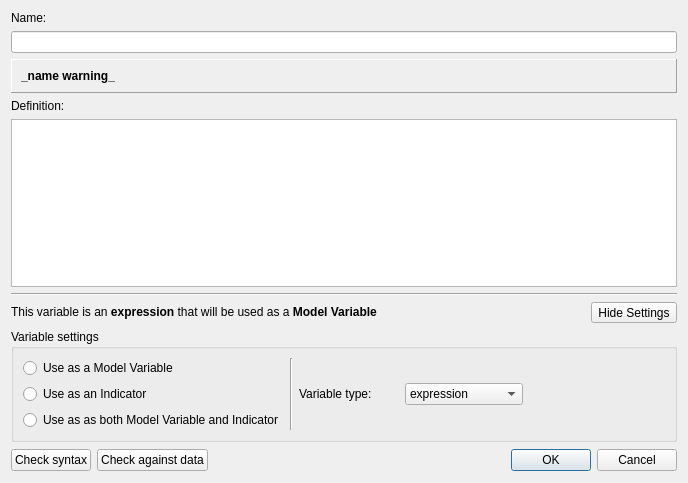
<ui version="4.0" >
 <class>VariableEditor</class>
 <widget class="QDialog" name="VariableEditor" >
  <property name="geometry" >
   <rect>
    <x>0</x>
    <y>0</y>
    <width>688</width>
    <height>483</height>
   </rect>
  </property>
  <property name="windowTitle" >
   <string>Dialog</string>
  </property>
  <layout class="QVBoxLayout" name="verticalLayout" >
   <item>
    <widget class="QLabel" name="label" >
     <property name="minimumSize" >
      <size>
       <width>100</width>
       <height>0</height>
      </size>
     </property>
     <property name="maximumSize" >
      <size>
       <width>100</width>
       <height>16777215</height>
      </size>
     </property>
     <property name="toolTip" >
      <string>A name for this variable. Use only alphanumeric characters</string>
     </property>
     <property name="text" >
      <string>Name:</string>
     </property>
    </widget>
   </item>
   <item>
    <widget class="QLineEdit" name="leVarName" >
     <property name="text" >
      <string/>
     </property>
    </widget>
   </item>
   <item>
    <widget class="QFrame" name="frame_name_warning" >
     <property name="frameShape" >
      <enum>QFrame::Panel</enum>
     </property>
     <property name="frameShadow" >
      <enum>QFrame::Raised</enum>
     </property>
     <layout class="QHBoxLayout" name="horizontalLayout_5" >
      <item>
       <widget class="QLabel" name="lbl_name_warning" >
        <property name="font" >
         <font>
          <weight>75</weight>
          <bold>true</bold>
         </font>
        </property>
        <property name="text" >
         <string>_name warning_</string>
        </property>
       </widget>
      </item>
     </layout>
    </widget>
   </item>
   <item>
    <widget class="QLabel" name="label_3" >
     <property name="text" >
      <string>Definition:</string>
     </property>
    </widget>
   </item>
   <item>
    <widget class="QPlainTextEdit" name="le_var_def" >
     <property name="font" >
      <font>
       <family>Courier New</family>
      </font>
     </property>
     <property name="tabChangesFocus" >
      <bool>true</bool>
     </property>
     <property name="lineWrapMode" >
      <enum>QPlainTextEdit::NoWrap</enum>
     </property>
    </widget>
   </item>
   <item>
    <widget class="Line" name="line_2" >
     <property name="orientation" >
      <enum>Qt::Horizontal</enum>
     </property>
    </widget>
   </item>
   <item>
    <layout class="QHBoxLayout" name="horizontalLayout_4" >
     <item>
      <widget class="QLabel" name="lbl_info" >
       <property name="text" >
        <string>&lt;!DOCTYPE HTML PUBLIC "-//W3C//DTD HTML 4.0//EN" "http://www.w3.org/TR/REC-html40/strict.dtd">
&lt;html>&lt;head>&lt;meta name="qrichtext" content="1" />&lt;style type="text/css">
p, li { white-space: pre-wrap; }
&lt;/style>&lt;/head>&lt;body>
&lt;p style=" margin-top:0px; margin-bottom:0px; margin-left:0px; margin-right:0px; -qt-block-indent:0; text-indent:0px;">This variable is an &lt;span style=" font-weight:600;">expression&lt;/span> that will be used as a &lt;span style=" font-weight:600;">Model Variable&lt;/span>&lt;/p>&lt;/body>&lt;/html></string>
       </property>
      </widget>
     </item>
     <item>
      <widget class="QToolButton" name="pb_change" >
       <property name="text" >
        <string>Hide Settings</string>
       </property>
       <property name="toolButtonStyle" >
        <enum>Qt::ToolButtonTextBesideIcon</enum>
       </property>
      </widget>
     </item>
    </layout>
   </item>
   <item>
    <widget class="QGroupBox" name="group_settings" >
     <property name="enabled" >
      <bool>true</bool>
     </property>
     <property name="title" >
      <string>Variable settings</string>
     </property>
     <layout class="QHBoxLayout" name="horizontalLayout_2" >
      <item>
       <layout class="QVBoxLayout" name="verticalLayout_3" >
        <item>
         <widget class="QRadioButton" name="rbUseModel" >
          <property name="toolTip" >
           <string>The variable will be used as a Model Variable</string>
          </property>
          <property name="text" >
           <string>Use as a Model Variable</string>
          </property>
         </widget>
        </item>
        <item>
         <widget class="QRadioButton" name="rbUseIndicator" >
          <property name="toolTip" >
           <string>The variable will be used as an Indicator</string>
          </property>
          <property name="text" >
           <string>Use as an Indicator</string>
          </property>
         </widget>
        </item>
        <item>
         <widget class="QRadioButton" name="rbUseBoth" >
          <property name="toolTip" >
           <string>The variable will be used as both a Model Variable and an Indicator</string>
          </property>
          <property name="text" >
           <string>Use as as both Model Variable and Indicator</string>
          </property>
         </widget>
        </item>
       </layout>
      </item>
      <item>
       <widget class="Line" name="line_3" >
        <property name="orientation" >
         <enum>Qt::Vertical</enum>
        </property>
       </widget>
      </item>
      <item>
       <layout class="QHBoxLayout" name="horizontalLayout" >
        <item>
         <widget class="QLabel" name="label_4" >
          <property name="minimumSize" >
           <size>
            <width>100</width>
            <height>0</height>
           </size>
          </property>
          <property name="maximumSize" >
           <size>
            <width>100</width>
            <height>16777215</height>
           </size>
          </property>
          <property name="toolTip" >
           <string>Where the variable definition derives from. 
An "expression" uses the Tekoa domain-specific language, 
"python class" is a path to a variable defined in a python module (e.g. urbansim.gridcell.population), 
and "primary attribute" refers to a primary attribute of the given dataset. </string>
          </property>
          <property name="text" >
           <string>Variable type:</string>
          </property>
         </widget>
        </item>
        <item>
         <widget class="QComboBox" name="cboVarType" >
          <property name="sizePolicy" >
           <sizepolicy vsizetype="Fixed" hsizetype="Maximum" >
            <horstretch>0</horstretch>
            <verstretch>0</verstretch>
           </sizepolicy>
          </property>
          <item>
           <property name="text" >
            <string>expression</string>
           </property>
          </item>
          <item>
           <property name="text" >
            <string>primary attribute</string>
           </property>
          </item>
          <item>
           <property name="text" >
            <string>Python class</string>
           </property>
          </item>
         </widget>
        </item>
       </layout>
      </item>
      <item>
       <spacer name="horizontalSpacer" >
        <property name="orientation" >
         <enum>Qt::Horizontal</enum>
        </property>
        <property name="sizeHint" stdset="0" >
         <size>
          <width>40</width>
          <height>20</height>
         </size>
        </property>
       </spacer>
      </item>
     </layout>
    </widget>
   </item>
   <item>
    <layout class="QHBoxLayout" name="horizontalLayout_3" >
     <item>
      <widget class="QPushButton" name="btnCheckSyntax" >
       <property name="toolTip" >
        <string>Verify that the syntax of variable definition parses correctly.</string>
       </property>
       <property name="text" >
        <string>Check syntax</string>
       </property>
      </widget>
     </item>
     <item>
      <widget class="QPushButton" name="btnCheckData" >
       <property name="toolTip" >
        <string>Verify that the variable can be computed against the baseyear data for this project.</string>
       </property>
       <property name="text" >
        <string>Check against data</string>
       </property>
      </widget>
     </item>
     <item>
      <spacer>
       <property name="orientation" >
        <enum>Qt::Horizontal</enum>
       </property>
       <property name="sizeHint" stdset="0" >
        <size>
         <width>441</width>
         <height>24</height>
        </size>
       </property>
      </spacer>
     </item>
     <item>
      <widget class="QDialogButtonBox" name="buttonBox" >
       <property name="standardButtons" >
        <set>QDialogButtonBox::Cancel|QDialogButtonBox::Ok</set>
       </property>
      </widget>
     </item>
    </layout>
   </item>
  </layout>
 </widget>
 <resources/>
 <connections/>
</ui>
